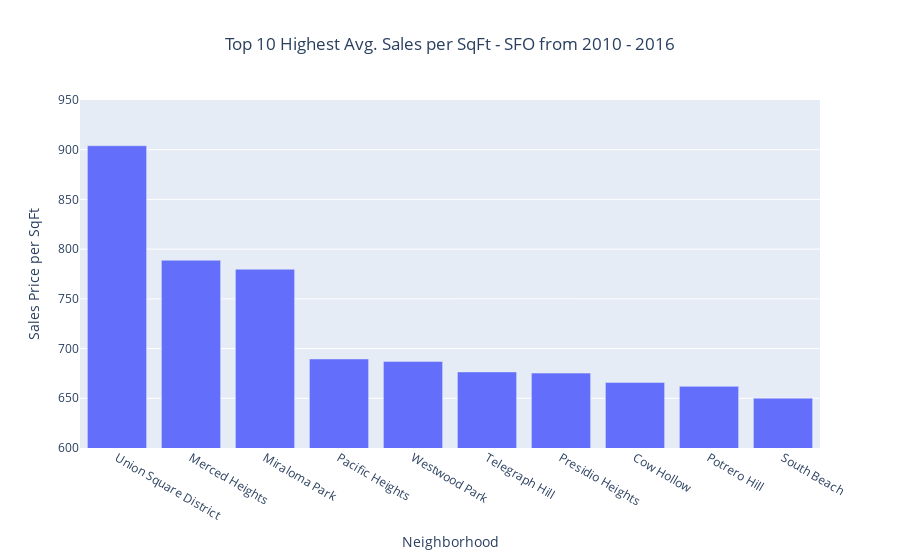

Here is the notebook cell this chart was saved with:
### Code cell
top_most_expensive_neighborhoods()

### Figure 1 — Plotly figure (JSON) as saved in the notebook; plotly's stock layout.template omitted (floating-point values rounded to 4 significant figures)
{"data": [{"alignmentgroup": "True", "hovertemplate": "Neighborhood=%{x}<br>Sales Price per SqFt=%{y}<extra></extra>", "legendgroup": "", "marker": {"color": "#636efa"}, "name": "", "offsetgroup": "", "orientation": "v", "showlegend": false, "textposition": "auto", "type": "bar", "x": ["Union Square District", "Merced Heights", "Miraloma Park", "Pacific Heights", "Westwood Park", "Telegraph Hill", "Presidio Heights", "Cow Hollow", "Potrero Hill", "South Beach"], "xaxis": "x", "y": [904.0, 788.8, 779.8, 689.6, 687.1, 676.5, 675.4, 666.0, 662.0, 650.1], "yaxis": "y"}], "layout": {"autosize": true, "barmode": "relative", "legend": {"tracegroupgap": 0}, "title": {"text": "Top 10 Highest Avg. Sales per SqFt - SFO from 2010 - 2016", "x": 0.5, "xanchor": "center"}, "xaxis": {"anchor": "y", "autorange": true, "domain": [0, 1], "range": [-0.5, 9.5], "tickmode": "linear", "title": {"text": "Neighborhood"}, "type": "category"}, "yaxis": {"anchor": "x", "domain": [0, 1], "range": [600, 950], "title": {"text": "Sales Price per SqFt"}, "type": "linear"}}}
